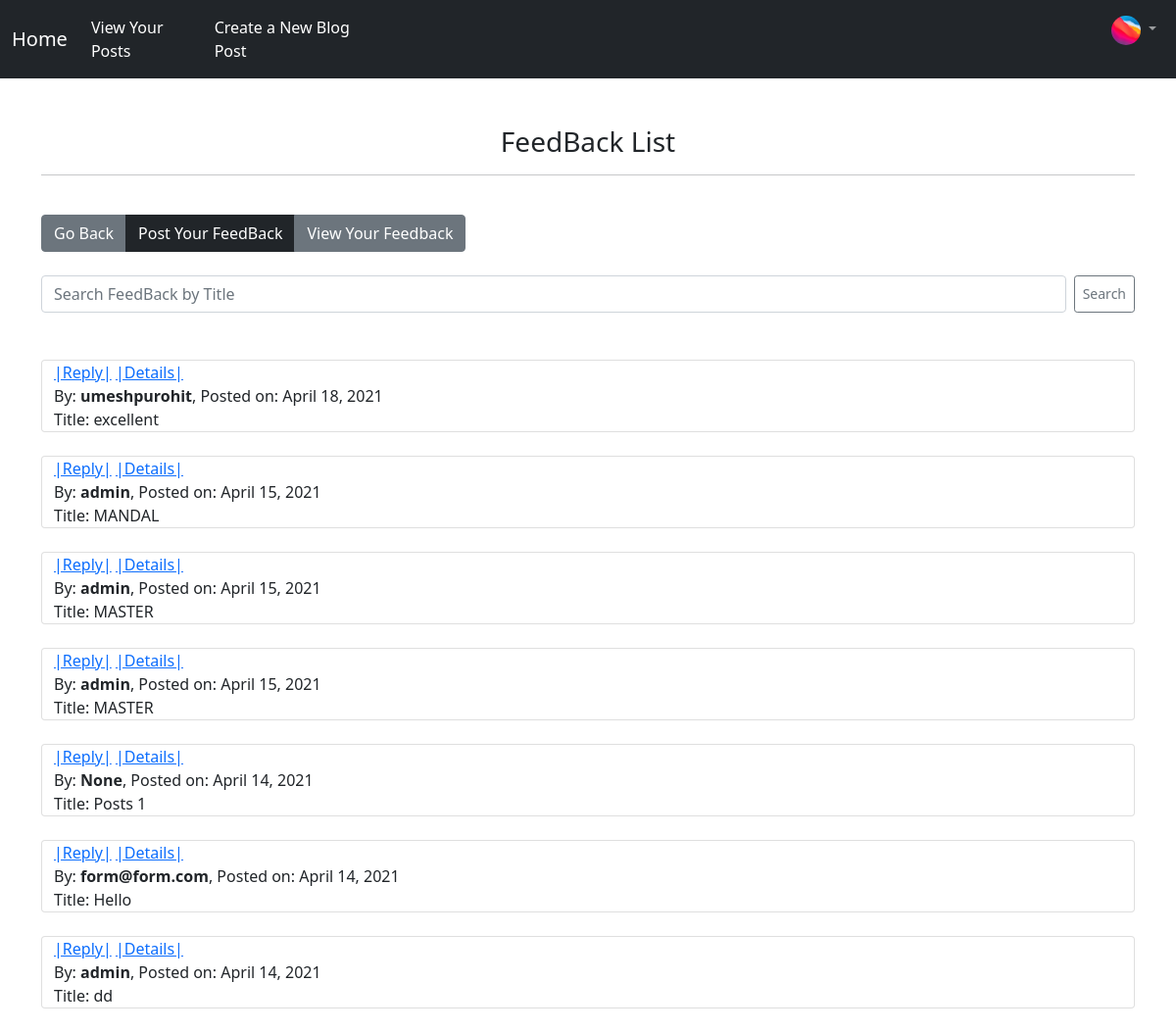
Screenshot of /feedback/ (signed in) with the database file from the repository.
### yapp/models.py (models this page shows, shortened)
class Profile(models.Model):
    user = models.OneToOneField(User, on_delete=models.CASCADE, null=True, blank=True)
    pic = models.ImageField(null=True, blank=True, upload_to='images/profile/')
    website_url = models.URLField(null=True, blank=True)
    twitter_url = models.URLField(null=True, blank=True)
    instagram_url = models.URLField(null=True, blank=True)
    facebook_url = models.URLField(null=True, blank=True)
    body = RichTextField(null=True, blank=True)

class FeedBackModel(models.Model):
    user = models.ForeignKey(User, on_delete=models.SET_NULL, null=True, blank=True)
    title = models.CharField(null=True, blank=True, max_length=200)
    complaint = RichTextField()
    date = models.DateField(auto_now_add=True, blank=True, null=True)

### yapp/views.py (the view)
# urls.py: path('feedback/', FeedBackList.as_view(), name='feedbacklist'),
class FeedBackList(ListView):
    model = FeedBackModel
    template_name = 'yapp/comment/list.html'
    ordering = ['-id']

### yapp/templates/yapp/comment/list.html (shortened to what this page needs)
{% extends 'base.html' %}
{% block content %}
<center><h3>FeedBack List</h3></center><hr><br>
<div class="btn-group" role="group" aria-label="Basic example">
<a href="{% url 'index' %}" class="btn btn-secondary">Go Back</a>
{% if user.is_authenticated %}
<a href="{% url 'feedbackcreate' %}" class="btn btn-dark">Post Your FeedBack</a>
<a href="{% url 'userfeed' %}" class="btn btn-secondary">View Your Feedback</a>
{% else %}
<a href="{% url 'login' %}" class="btn btn-dark">Log In To Post Us your Feedback </a>
{% endif %}
</div>
<br><br>
<form class="d-flex" method="POST" action="{% url 'search_feed' %}">
    <input class="form-control me-2" type="search" placeholder="Search FeedBack by Title" aria-label="Search" name="searched">
    <button class="btn btn-sm btn-outline-secondary" type="submit">Search</button>
  </form><br><br>
{% for complaints in object_list %}
<div class="card"><div class="container">
    <a href="{% url 'reply' complaints.id %}">|Reply|</a>
    <a href="{% url 'reply_list' complaints.id %}">|Details|</a><br>
By: <b>{{ complaints.user }}</b>, Posted on: {{ complaints.date }}<br>Title: {{ complaints.title }}<br>
</div></div><br>
{% empty %}
<br>
<h3>No FeedBacks Yet</h3>
{% endfor %}
{% endblock %}

### yapp/templates/base.html (shortened to what this page needs)
{% load static %}
<!doctype html>
<html lang="en">
  <head>
    <link href="https://cdn.jsdelivr.net/npm/bootstrap@5.0.0-beta3/dist/css/bootstrap.min.css" rel="stylesheet">
  </head>
  <body>
        <nav class="navbar navbar-expand-lg navbar-dark bg-dark">
            <div class="container-fluid">
              <a class="navbar-brand" href="{% url 'index' %}">Home</a>
              <div class="collapse navbar-collapse" id="navbarSupportedContent">
                <ul class="navbar-nav me-auto mb-2 mb-lg-0">
                  {% if user.is_authenticated %}
                  <li class="nav-item">
                    <a class="nav-link active" aria-current="page" href="{% url 'user' %}">View Your Posts</a>
                  </li>
                  <li class="nav-item">
                    <a class="nav-link active" aria-current="page" href="{% url 'create' %}">Create a New Blog Post</a>
                  </li>
                <ul><ul><ul><ul><ul><ul><ul><ul><ul><ul><ul><ul><ul><ul><ul><ul><ul><ul><ul><ul><ul><ul><ul>
                  <li class="nav-item dropdown">
                    <a class="nav-link dropdown-toggle" href="#" id="navbarDropdown" role="button" data-bs-toggle="dropdown" aria-expanded="false">
                      {% if request.user.profile.pic %}<img src="{{request.user.profile.pic.url}}" height="30" width="30" class="rounded-circle">
                      {% else %} <img src="{% static 'yapp\images\user_profile_default_2.png' %}" height="30" width="30" class="rounded-circle">{% endif %}
                    </a>
                  </li>
                  {% endif %}
              </div>
            </div>
          </nav>
          <div class="container">
        <br><br>
    {% block content %}
    {% endblock %}
    </div>
  </body>
</html>

### rows the page displays
FeedBackModel: user "umeshpurohit", date "April 18, 2021", title "excellent"
FeedBackModel: user "admin", date "April 15, 2021", title "MANDAL"
FeedBackModel: user "admin", date "April 15, 2021", title "MASTER"
FeedBackModel: user "admin", date "April 15, 2021", title "MASTER"
FeedBackModel: user "None", date "April 14, 2021", title "Posts 1"
FeedBackModel: user "form@form.com", date "April 14, 2021", title "Hello"
FeedBackModel: user "admin", date "April 14, 2021", title "dd"
